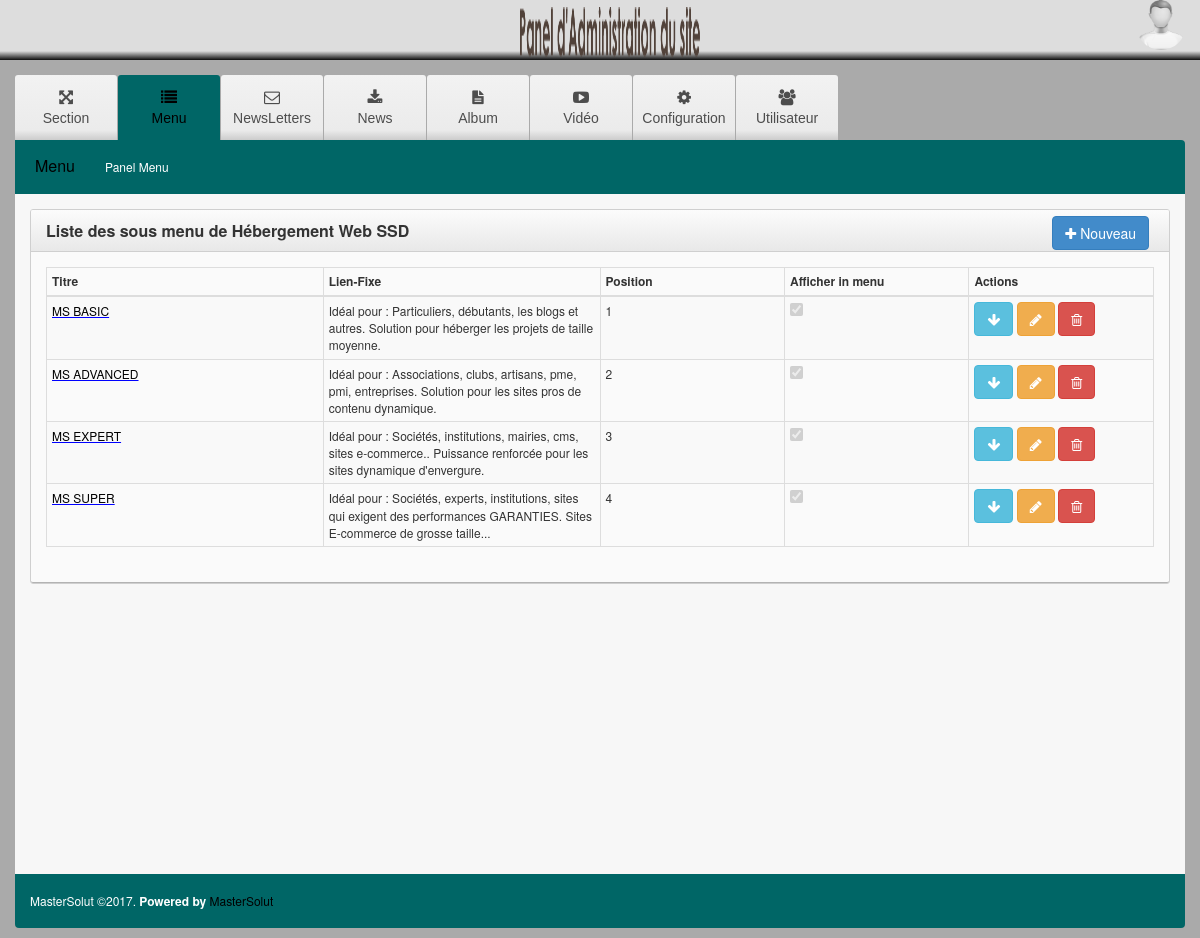
Page /ms-admin/index.php?page=2&menu_smenu=5 (signed in) on the committed database.
### tables this page shows
CREATE TABLE `gest_page` (
  `id_page` int(11) NOT NULL AUTO_INCREMENT,
  `titre_page` varchar(255) NOT NULL,
  `lib_page` varchar(20) NOT NULL,
  `cat_page` varchar(255) NOT NULL,
  `icone_page` varchar(255) DEFAULT NULL,
  `indice_page` int(11) NOT NULL,
  `visible` varchar(1) NOT NULL DEFAULT 'o',
  PRIMARY KEY (`id_page`)
);

CREATE TABLE `gest_menu` (
  `id_menu` int(11) NOT NULL AUTO_INCREMENT,
  `lib_menu` varchar(255) NOT NULL,
  `lien_menu` varchar(255) NOT NULL,
  `indice_menu` int(11) NOT NULL,
  `visible` varchar(1) NOT NULL DEFAULT 'o',
  `icone_menu` varchar(255) NOT NULL,
  `id_page` int(11) NOT NULL,
  PRIMARY KEY (`id_menu`)
);

CREATE TABLE `menu` (
  `id_menu` int(5) NOT NULL AUTO_INCREMENT,
  `titre_menu` varchar(200) DEFAULT NULL,
  `libelle_menu` text,
  `position_menu` tinyint(2) DEFAULT NULL,
  `fichier_menu` varchar(255) DEFAULT NULL,
  `contenu_menu` longtext,
  `id_section` int(1) NOT NULL,
  `publier_menu` varchar(1) NOT NULL DEFAULT 'o',
  `affiche_acceuil` varchar(25) DEFAULT NULL,
  `visible_menu` varchar(1) DEFAULT 'o',
  PRIMARY KEY (`id_menu`)
);

CREATE TABLE `smenu` (
  `id_smenu` int(5) NOT NULL AUTO_INCREMENT,
  `id_menu` int(5) NOT NULL,
  `titre_smenu` varchar(60) DEFAULT NULL,
  `fichier_smenu` varchar(255) DEFAULT NULL,
  `contenu_smenu` longtext,
  `libelle_smenu` text,
  `service_accueil` varchar(2) DEFAULT NULL,
  `position_smenu` tinyint(2) DEFAULT NULL,
  `publier_smenu` varchar(1) DEFAULT NULL,
  `visible_smenu` varchar(1) NOT NULL DEFAULT 'o',
  PRIMARY KEY (`id_smenu`,`id_menu`)
);

### ms-admin/class/database.php (called while the page is built, shortened)
<?php
class Database extends pdo {
    public function __construct(){
        $this->dbtype ='mysql';
        $this->host = 'localhost';
        $this->user = 'root';
        $this->pass = '';
        $this->database = 'mastersolut_db';
        $dns = $this->dbtype.':dbname='.$this->database.";host=".$this->host;
    }
}
?>

### ms-admin/class/class_gest_page.php (called while the page is built, shortened)
<?php
Class Gest_page{
   private $dbh;
   public function __construct(){
        $this->dbh = new Database();
    }
    public function liste_page_categorie($cat_page,$ligne=0,$trie='',$publier='o'){
        return $this->dbh->query("select * from gest_page where cat_page='$cat_page' AND visible='$publier' $trie $limit");
    }
    public function this_page($id_page,$publier='o'){
        $tab=$this->dbh->query("select * from gest_page where id_page='$id_page' AND visible='$publier'");
        return $tab->fetch();
    }
   public function liste_menu_par_page($id_page,$ligne=0,$trie='',$publier='o'){
        if($ligne) $limit="limit 0,$ligne";
        return $this->dbh->query("select * from gest_menu where id_page='$id_page' AND gest_menu.visible='$publier' $trie $limit");
    }
}
$classpage_menu= new Gest_page();
?>

### ms-admin/class/class_menu.php (called while the page is built, shortened)
<?php
Class Menu{
   private $dbh;
   public function __construct(){
        $this->dbh = new Database();
   }
    public function this_menu($id_menu,$visible='o'){
        $tab=$this->dbh->query("select * from menu where id_menu='$id_menu' AND visible_menu='$visible'");
        return $tab->fetch();
    }
}
$classmenu= new Menu();
?>

### ms-admin/class/class_smenu.php (called while the page is built, shortened)
<?php
Class Smenu{
   private $dbh;
   public function __construct(){
        $this->dbh = new Database();
   }
    public function liste_smenu_by_menu($id_menu,$ligne=0,$trie='',$visible='o'){
            return $this->dbh->query("select * from smenu where id_menu='$id_menu' AND visible_smenu='$visible' $trie $limit");
    }
}
$classSousmenu= new Smenu();
?>

### ms-admin/smenu_liste.php (the view)
<?php
    $this_menu=$classmenu->this_menu($idMenu);
    $titreMenu=stripslashes($this_menu["titre_menu"]);
?>
    <div class="row">
      <div class="col-lg-12 col-md-12">
        <div class="widget">
          <div class="widget-header">
            <div class="title">
              Liste des sous  menu de <?php echo $titreMenu; ?></a>
            </div>
            <span class="tools">
                <a href="javascript:openwindows('smenu_form.php?menu=<?php echo $idMenu ?>',1500,1000,false)" class="btn btn-primary">
                      <span class="fa fa-plus"></span>
                        Nouveau
                </a>
            </span>
          </div>
          <div class="widget-body">
            <div id="dt_example" class="example_alt_pagination">
              <table class="table table-condensed table-striped table-hover table-bordered pull-left" id="data-table">
                <thead>
                  <tr>
                    <th style="width:15%">
                      Titre
                    </th>
                    <th style="width:15%">
                      Lien-Fixe
                    </th>
                    <th style="width:10%">
                      Position
                    </th>
                    <th style="width:10%">
                      Afficher in menu
                    </th>
                    <th style="width:10%">
                      Actions
                    </th>
                  </tr>
                </thead>
                <tbody>
                <?php
                	$tab_smenu=$classSousmenu->liste_smenu_by_menu($idMenu,0,"ORDER BY position_smenu ASC");
                    foreach($tab_smenu as $smenuValue){
                        $idsmenu=$smenuValue["id_smenu"];
                        $titresmenu=stripslashes($smenuValue["titre_smenu"]);
                        $libellesmenu=stripslashes($smenuValue["libelle_smenu"]);
                        $positionsmenu=$smenuValue["position_smenu"];
                        $publiersmenu=$smenuValue["publier_smenu"];
                ?>
                  <tr>
                    <td style="color: blue; text-decoration: underline;">
                        <a title="Ajouter des articles" href="?page=<?php echo $_GET["page"] ?>&menu_smenu=<?php echo $_GET["menu_smenu"] ?>&smenu=<?php echo $idsmenu ?>"  >
                             <?php echo $titresmenu; ?>
                        </a>
                    </td>
                    <td>
                      <?php echo $libellesmenu; ?>
                    </td>
                    <td class="hidden-phone">
                      <?php echo $positionsmenu; ?>
                    </td>
                    <td class="hidden-phone">
                      <?php
                        $checkbox="";
                        if($publiersmenu=="o"){
                            $checkbox= "checked='checkbox'";
                        }
                      ?>
                      <input type="checkbox" disabled="disabled" class="no-margin" <?php echo $checkbox ?>  />
                    </td>
                    <td>
                       <a  data-original-title="" title="Ajouter un sous smenu" href="?page=<?php echo $_GET["page"] ?>&menu_smenu=<?php echo $_GET["menu_smenu"] ?>&smenu=<?php echo $idsmenu ?>" class="btn btn-info">
                            <i class="fa fa-arrow-down"></i>
                      </a>
                      <a  data-original-title="" title="Modifier" href="javascript:openwindows('smenu_form.php?menu=<?php echo $idMenu ?>&mod=<?php echo $idsmenu ?>',1500,1000,false)" class="btn btn-warning">
                            <i class="fa fa-pencil"></i>
                      </a>
                      <a  data-original-title="" title="Supprimer"  href="javascript:if(confirm('Voulez vous effectuer cette op&eacute;ration?')) openwindows('smenu_form.php?supp_smenu=<?php echo $idsmenu ?>',20,40,false)" class="btn btn-danger">
                            <i class="fa fa-trash-o"></i>
                      </a>
                    </td>
                  </tr>
                 <?php
                    }
                ?>
                </tbody>
              </table>
              <div class="clearfix">
              </div>
            </div>
          </div>
        </div>
      </div>
    </div>

### ms-admin/index.php (shortened to what this page needs)
<?php
include('config.php');
?>
<?php
    include('include_top.php');
?>
    <?php
		include('header.php');
	?>
    <div class="dashboard-container">
      <div class="container">
        <?php
			include('menu.php');
		?>
        <?php
            $id_page=$_GET["page"];
			if(!$id_page){
    			include('accueil.php');
			 }else{
                  $this_page=$classpage_menu->this_page($id_page);
                  $titre_page=stripslashes($this_page["titre_page"]);
		?>
        <div class="sub-nav hidden-sm hidden-xs">
            <ul>
                <li><a href="javascript: void(0)" class="heading"><?php echo $titre_page ?> </a></li>
                 <?php
                    $menu_page=$_GET["menu"];
                    if(!$menu_page){
                         $thismenu_selected=$classpage_menu->liste_menu_par_page($id_page,1,"ORDER BY indice_menu ASC");
                         foreach($thismenu_selected as $value){
                            $menu_page=$value["id_menu"];
                         }
                    }
                    $tab_menu=$classpage_menu->liste_menu_par_page($id_page,0,"ORDER BY indice_menu ASC");
    			     foreach($tab_menu as $menu_value){
                        $id_menu=$menu_value["id_menu"];
                        $lib_menu=stripslashes($menu_value["lib_menu"]);
                        $href="?page=".$id_page."&menu=".$id_menu;
    		      ?>
                    <li class="hidden-sm hidden-xs">
                      <a href="<?php echo $href ?>" title="<?php echo $lib_menu ?>" class="<?php if($menu_page==$id_menu) echo 'selected' ?>"><?php echo $lib_menu ?></a>
                    </li>
                <?php
    			 }
    		    ?>
          </ul>
        </div>
        <div class="dashboard-wrapper">
        <?php
			include('contenu.php');
		?>
      <?php  } ?>
        </div>
        <footer>
          <h6>MasterSolut &copy;2017.  <b>Powered by </b><a target="_blank" href="http://www.mastersolut.com">MasterSolut</a></h6>
        </footer>
      </div>
    </div>
    <?php
		include('include_foot.php');
	?>

### ms-admin/menu.php (shortened to what this page needs)
  <?php
 $display_current='';
 if($_GET['page']) $display_current=$_GET['page'];
?>
<div id='cssmenu'>
  <ul>
  <?php
      $tab_page=$classpage_menu->liste_page_categorie("cs_admin",0,"ORDER BY indice_page ASC");
      foreach ($tab_page as $page_value) {
          $id_page=$page_value["id_page"];
          $titre_page=stripslashes($page_value["titre_page"]);
          $icone_page=stripslashes($page_value["icone_page"]);
          $href="?page=".$id_page;
  ?>
    <li class="<?php if($display_current==$id_page) echo 'active'?>">
      <a href='<?php echo $href; ?>'>
        <i class="<?php echo $icone_page; ?>"></i>
          <?php echo $titre_page; ?>
      </a>
    </li>
  <?php
      }
  ?>
  </ul>
</div>

### ms-admin/contenu.php (shortened to what this page needs)
<?php
     $id_menu=$_GET["menu"];
     if($id_menu){
        $tab_menu=$classpage_menu->this_menu($id_menu);
        $lien_menu=$tab_menu["lien_menu"];
        if(!$lien_menu) $lien_menu='accueil1.php';
        include($lien_menu);
     }else{
        $thismenu=$classpage_menu->liste_menu_par_page($id_page,1,"ORDER BY indice_menu ASC");
        foreach($thismenu as $value){
            $lien_menu=$value["lien_menu"];
                include($lien_menu);
             }
     }
?>

### rows in the picture
gest_page: titre_page "Section"
gest_page: titre_page "Menu"
gest_page: titre_page "NewsLetters"
gest_page: titre_page "News"
gest_page: titre_page "Album"
gest_page: titre_page "Vidéo"
gest_page: titre_page "Configuration"
gest_page: titre_page "Utilisateur"
gest_menu: lib_menu "Panel Menu", menu.titre_menu "Hébergement Web SSD"
smenu: titre_smenu "MS BASIC", libelle_smenu "Idéal pour : Particuliers, débutants, les blogs et autres. Solution pour héberger les projets de taille moyenne.", position_smenu "1"
smenu: titre_smenu "MS ADVANCED", libelle_smenu "Idéal pour : Associations, clubs, artisans, pme, pmi, entreprises. Solution pour les sites pros de contenu dynamique.", position_smenu "2"
smenu: titre_smenu "MS EXPERT", libelle_smenu "Idéal pour : Sociétés, institutions, mairies, cms, sites e-commerce.. Puissance renforcée pour les sites dynamique d'envergure.", position_smenu "3"
smenu: titre_smenu "MS SUPER", libelle_smenu "Idéal pour : Sociétés, experts, institutions, sites qui exigent des performances GARANTIES. Sites E-commerce de grosse taille...", position_smenu "4"
